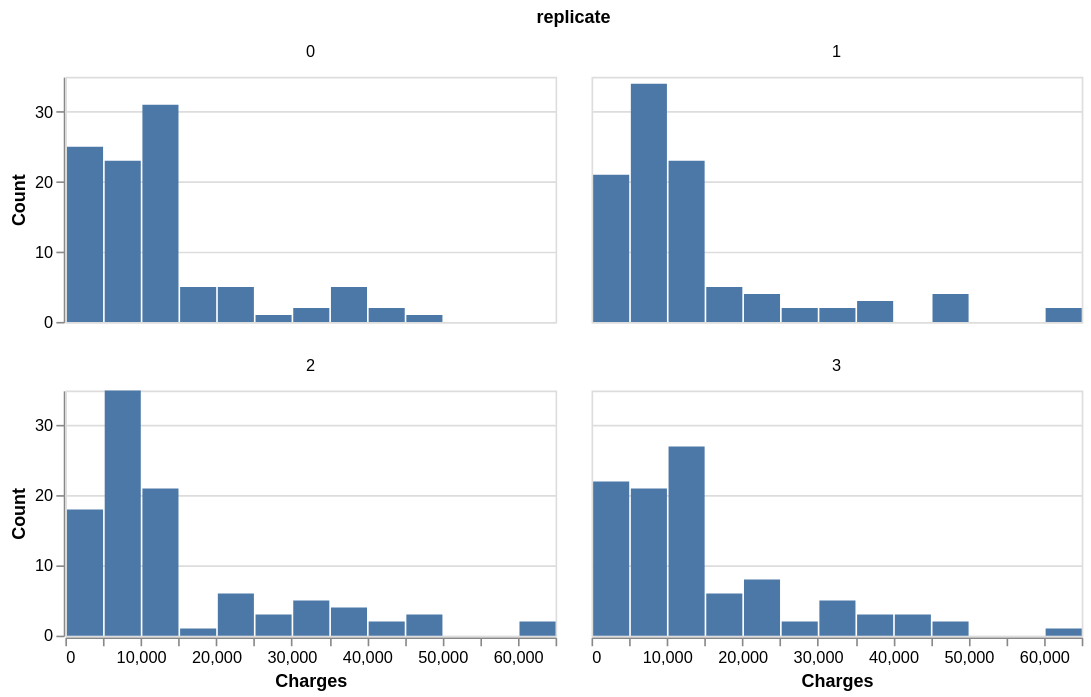

The cell this chart's notebook holds for it:
### Code cell
#Algunos histogramas de estas muestras bootstrap
four_bootstrap_samples = boot_charges_10000.query("replicate < 4")
four_bootstrap_fig = alt.Chart(four_bootstrap_samples, height=150).mark_bar().encode(
    x=alt.X("charges")
        .bin(maxbins=20)
        .title("Charges"),
    y=alt.Y("count()").title("Count")
).facet(
    "replicate:N",
    columns=2
)
four_bootstrap_fig

### Figure 1 — Vega specification as saved in the notebook (floating-point values rounded to 4 significant figures)
{"$schema": "https://vega.github.io/schema/vega/v6.json", "data": [{"name": "source_0", "values": [{"bin_maxbins_20_charges": 10000.0, "bin_maxbins_20_charges_end": 15000.0, "replicate": 0, "__count": 31}, {"bin_maxbins_20_charges": 20000.0, "bin_maxbins_20_charges_end": 25000.0, "replicate": 0, "__count": 5}, {"bin_maxbins_20_charges": 5000.0, "bin_maxbins_20_charges_end": 10000.0, "replicate": 0, "__count": 23}, {"bin_maxbins_20_charges": 0.0, "bin_maxbins_20_charges_end": 5000.0, "replicate": 0, "__count": 25}, {"bin_maxbins_20_charges": 35000.0, "bin_maxbins_20_charges_end": 40000.0, "replicate": 0, "__count": 5}, {"bin_maxbins_20_charges": 15000.0, "bin_maxbins_20_charges_end": 20000.0, "replicate": 0, "__count": 5}, {"bin_maxbins_20_charges": 45000.0, "bin_maxbins_20_charges_end": 50000.0, "replicate": 0, "__count": 1}, {"bin_maxbins_20_charges": 25000.0, "bin_maxbins_20_charges_end": 30000.0, "replicate": 0, "__count": 1}, {"bin_maxbins_20_charges": 30000.0, "bin_maxbins_20_charges_end": 35000.0, "replicate": 0, "__count": 2}, {"bin_maxbins_20_charges": 40000.0, "bin_maxbins_20_charges_end": 45000.0, "replicate": 0, "__count": 2}, {"bin_maxbins_20_charges": 0.0, "bin_maxbins_20_charges_end": 5000.0, "replicate": 1, "__count": 21}, {"bin_maxbins_20_charges": 45000.0, "bin_maxbins_20_charges_end": 50000.0, "replicate": 1, "__count": 4}, {"bin_maxbins_20_charges": 5000.0, "bin_maxbins_20_charges_end": 10000.0, "replicate": 1, "__count": 34}, {"bin_maxbins_20_charges": 20000.0, "bin_maxbins_20_charges_end": 25000.0, "replicate": 1, "__count": 4}, {"bin_maxbins_20_charges": 35000.0, "bin_maxbins_20_charges_end": 40000.0, "replicate": 1, "__count": 3}, {"bin_maxbins_20_charges": 15000.0, "bin_maxbins_20_charges_end": 20000.0, "replicate": 1, "__count": 5}, {"bin_maxbins_20_charges": 10000.0, "bin_maxbins_20_charges_end": 15000.0, "replicate": 1, "__count": 23}, {"bin_maxbins_20_charges": 60000.0, "bin_maxbins_20_charges_end": 65000.0, "replicate": 1, "__count": 2}, {"bin_maxbins_20_charges": 25000.0, "bin_maxbins_20_charges_end": 30000.0, "replicate": 1, "__count": 2}, {"bin_maxbins_20_charges": 30000.0, "bin_maxbins_20_charges_end": 35000.0, "replicate": 1, "__count": 2}, {"bin_maxbins_20_charges": 0.0, "bin_maxbins_20_charges_end": 5000.0, "replicate": 2, "__count": 18}, {"bin_maxbins_20_charges": 5000.0, "bin_maxbins_20_charges_end": 10000.0, "replicate": 2, "__count": 35}, {"bin_maxbins_20_charges": 45000.0, "bin_maxbins_20_charges_end": 50000.0, "replicate": 2, "__count": 3}, {"bin_maxbins_20_charges": 10000.0, "bin_maxbins_20_charges_end": 15000.0, "replicate": 2, "__count": 21}, {"bin_maxbins_20_charges": 20000.0, "bin_maxbins_20_charges_end": 25000.0, "replicate": 2, "__count": 6}, {"bin_maxbins_20_charges": 40000.0, "bin_maxbins_20_charges_end": 45000.0, "replicate": 2, "__count": 2}, {"bin_maxbins_20_charges": 35000.0, "bin_maxbins_20_charges_end": 40000.0, "replicate": 2, "__count": 4}, {"bin_maxbins_20_charges": 60000.0, "bin_maxbins_20_charges_end": 65000.0, "replicate": 2, "__count": 2}, {"bin_maxbins_20_charges": 25000.0, "bin_maxbins_20_charges_end": 30000.0, "replicate": 2, "__count": 3}, {"bin_maxbins_20_charges": 30000.0, "bin_maxbins_20_charges_end": 35000.0, "replicate": 2, "__count": 5}, {"bin_maxbins_20_charges": 15000.0, "bin_maxbins_20_charges_end": 20000.0, "replicate": 2, "__count": 1}, {"bin_maxbins_20_charges": 5000.0, "bin_maxbins_20_charges_end": 10000.0, "replicate": 3, "__count": 21}, {"bin_maxbins_20_charges": 0.0, "bin_maxbins_20_charges_end": 5000.0, "replicate": 3, "__count": 22}, {"bin_maxbins_20_charges": 10000.0, "bin_maxbins_20_charges_end": 15000.0, "replicate": 3, "__count": 27}, {"bin_maxbins_20_charges": 20000.0, "bin_maxbins_20_charges_end": 25000.0, "replicate": 3, "__count": 8}, {"bin_maxbins_20_charges": 40000.0, "bin_maxbins_20_charges_end": 45000.0, "replicate": 3, "__count": 3}, {"bin_maxbins_20_charges": 15000.0, "bin_maxbins_20_charges_end": 20000.0, "replicate": 3, "__count": 6}, {"bin_maxbins_20_charges": 45000.0, "bin_maxbins_20_charges_end": 50000.0, "replicate": 3, "__count": 2}, {"bin_maxbins_20_charges": 25000.0, "bin_maxbins_20_charges_end": 30000.0, "replicate": 3, "__count": 2}, {"bin_maxbins_20_charges": 60000.0, "bin_maxbins_20_charges_end": 65000.0, "replicate": 3, "__count": 1}, {"bin_maxbins_20_charges": 30000.0, "bin_maxbins_20_charges_end": 35000.0, "replicate": 3, "__count": 5}, {"bin_maxbins_20_charges": 35000.0, "bin_maxbins_20_charges_end": 40000.0, "replicate": 3, "__count": 3}]}, {"name": "facet_domain", "values": [{"replicate": 0, "count": 10}, {"replicate": 1, "count": 10}, {"replicate": 2, "count": 11}, {"replicate": 3, "count": 11}]}, {"name": "facet_domain_row", "values": [{"data": 0.0}, {"data": 1.0}]}, {"name": "facet_domain_column", "transform": [{"type": "sequence", "start": 0.0, "stop": {"signal": "min(length(data(\"facet_domain\")), 2)"}}]}, {"name": "source_0_y_domain___count", "values": [{"min": 1, "max": 35}]}], "signals": [{"name": "child_bin_maxbins_20_charges_bins", "value": {"fields": ["charges"], "fname": "bin_charges", "start": 0.0, "step": 5000.0, "stop": 65000.0}}, {"name": "child_width", "value": 300}, {"name": "child_height", "value": 150}], "marks": [{"type": "group", "name": "facet-title", "title": {"text": "replicate", "offset": 10, "style": "guide-title"}, "role": "column-title"}, {"type": "group", "name": "row_header", "from": {"data": "facet_domain_row"}, "encode": {"update": {"height": {"signal": "child_height"}}}, "axes": [{"scale": "y", "tickCount": {"signal": "ceil(child_height/40)"}, "zindex": 0, "title": "Count", "orient": "left", "labelOverlap": true, "grid": false}], "role": "row-header"}, {"type": "group", "name": "column_footer", "from": {"data": "facet_domain_column"}, "encode": {"update": {"width": {"signal": "child_width"}}}, "axes": [{"scale": "x", "orient": "bottom", "grid": false, "tickCount": {"signal": "ceil(child_width/10)"}, "labelFlush": true, "zindex": 0, "title": "Charges", "labelOverlap": true}], "role": "column-footer"}, {"type": "group", "name": "cell", "from": {"facet": {"data": "source_0", "name": "facet", "groupby": ["replicate"]}}, "sort": {"field": ["datum[\"replicate\"]"], "order": ["ascending"]}, "encode": {"update": {"width": {"signal": "child_width"}, "height": {"signal": "child_height"}}}, "marks": [{"type": "rect", "name": "child_marks", "from": {"data": "facet"}, "encode": {"update": {"y": {"field": "__count", "scale": "y"}, "fill": {"value": "#4c78a8"}, "x2": {"field": "bin_maxbins_20_charges", "scale": "x", "offset": {"signal": "0.5 + (abs(scale(\"x\", datum[\"bin_maxbins_20_charges_end\"]) - scale(\"x\", datum[\"bin_maxbins_20_charges\"])) < 0.25 ? -0.5 * (0.25 - (abs(scale(\"x\", datum[\"bin_maxbins_20_charges_end\"]) - scale(\"x\", datum[\"bin_maxbins_20_charges\"])))) : 0.5)"}}, "x": {"field": "bin_maxbins_20_charges_end", "scale": "x", "offset": {"signal": "0.5 + (abs(scale(\"x\", datum[\"bin_maxbins_20_charges_end\"]) - scale(\"x\", datum[\"bin_maxbins_20_charges\"])) < 0.25 ? 0.5 * (0.25 - (abs(scale(\"x\", datum[\"bin_maxbins_20_charges_end\"]) - scale(\"x\", datum[\"bin_maxbins_20_charges\"])))) : -0.5)"}}, "y2": {"value": 0, "scale": "y"}}}, "style": ["bar"]}], "axes": [{"scale": "y", "domain": false, "labels": false, "zindex": 0, "aria": false, "tickCount": {"signal": "ceil(child_height/40)"}, "minExtent": 0, "grid": true, "gridScale": "x", "ticks": false, "orient": "left", "maxExtent": 0}], "title": {"text": {"signal": "isValid(parent[\"replicate\"]) ? parent[\"replicate\"] : \"\"+parent[\"replicate\"]"}, "frame": "group", "style": "guide-label", "offset": 10}, "style": "cell"}], "scales": [{"name": "x", "type": "linear", "domain": {"signal": "[child_bin_maxbins_20_charges_bins.start, child_bin_maxbins_20_charges_bins.stop]"}, "range": [0, {"signal": "child_width"}], "bins": {"signal": "child_bin_maxbins_20_charges_bins"}, "zero": false}, {"name": "y", "type": "linear", "domain": [{"signal": "(data(\"source_0_y_domain___count\")[0] || {}).min"}, {"signal": "(data(\"source_0_y_domain___count\")[0] || {}).max"}], "range": [{"signal": "child_height"}, 0], "zero": true, "nice": true}], "background": "white", "padding": 5, "layout": {"padding": 20, "bounds": "full", "align": "all", "columns": 2}}
